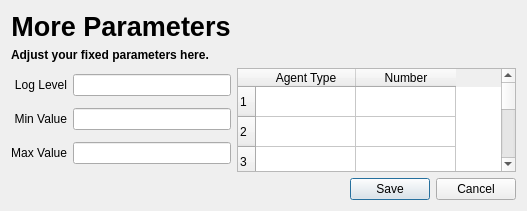
<?xml version="1.0" encoding="UTF-8"?>
<ui version="4.0">
 <class>Parameters</class>
 <widget class="QDialog" name="Parameters">
  <property name="geometry">
   <rect>
    <x>0</x>
    <y>0</y>
    <width>527</width>
    <height>211</height>
   </rect>
  </property>
  <property name="windowTitle">
   <string>Dialog</string>
  </property>
  <layout class="QGridLayout" name="gridLayout_2">
   <item row="3" column="0" colspan="2">
    <layout class="QGridLayout" name="gridLayout">
     <item row="1" column="1">
      <widget class="QLineEdit" name="seed"/>
     </item>
     <item row="2" column="1">
      <widget class="QLineEdit" name="permutations"/>
     </item>
     <item row="0" column="1">
      <widget class="QLineEdit" name="loglevel"/>
     </item>
     <item row="0" column="0">
      <widget class="QLabel" name="label">
       <property name="text">
        <string>Log Level</string>
       </property>
       <property name="alignment">
        <set>Qt::AlignRight|Qt::AlignTrailing|Qt::AlignVCenter</set>
       </property>
      </widget>
     </item>
     <item row="1" column="0">
      <widget class="QLabel" name="label_2">
       <property name="text">
        <string>Min Value</string>
       </property>
       <property name="alignment">
        <set>Qt::AlignRight|Qt::AlignTrailing|Qt::AlignVCenter</set>
       </property>
      </widget>
     </item>
     <item row="2" column="0">
      <widget class="QLabel" name="label_3">
       <property name="text">
        <string>Max Value</string>
       </property>
       <property name="alignment">
        <set>Qt::AlignRight|Qt::AlignTrailing|Qt::AlignVCenter</set>
       </property>
      </widget>
     </item>
    </layout>
   </item>
   <item row="1" column="0" colspan="2">
    <widget class="QLabel" name="label_8">
     <property name="font">
      <font>
       <weight>75</weight>
       <bold>true</bold>
      </font>
     </property>
     <property name="text">
      <string>Adjust your fixed parameters here.</string>
     </property>
    </widget>
   </item>
   <item row="0" column="0" colspan="2">
    <widget class="QLabel" name="label_7">
     <property name="font">
      <font>
       <pointsize>20</pointsize>
       <weight>75</weight>
       <bold>true</bold>
      </font>
     </property>
     <property name="text">
      <string>More Parameters</string>
     </property>
     <property name="alignment">
      <set>Qt::AlignCenter</set>
     </property>
    </widget>
   </item>
   <item row="3" column="2">
    <widget class="QTableWidget" name="tableWidget">
     <row>
      <property name="text">
       <string>1</string>
      </property>
     </row>
     <row>
      <property name="text">
       <string>2</string>
      </property>
     </row>
     <row>
      <property name="text">
       <string>3</string>
      </property>
     </row>
     <row>
      <property name="text">
       <string>4</string>
      </property>
     </row>
     <row>
      <property name="text">
       <string>5</string>
      </property>
     </row>
     <row>
      <property name="text">
       <string>6</string>
      </property>
     </row>
     <row>
      <property name="text">
       <string>7</string>
      </property>
     </row>
     <row>
      <property name="text">
       <string>8</string>
      </property>
     </row>
     <row>
      <property name="text">
       <string>10</string>
      </property>
     </row>
     <column>
      <property name="text">
       <string>Agent Type</string>
      </property>
     </column>
     <column>
      <property name="text">
       <string>Number</string>
      </property>
     </column>
    </widget>
   </item>
   <item row="4" column="2">
    <widget class="QDialogButtonBox" name="save">
     <property name="orientation">
      <enum>Qt::Horizontal</enum>
     </property>
     <property name="standardButtons">
      <set>QDialogButtonBox::Cancel|QDialogButtonBox::Save</set>
     </property>
     <property name="centerButtons">
      <bool>false</bool>
     </property>
    </widget>
   </item>
  </layout>
 </widget>
 <resources/>
 <connections>
  <connection>
   <sender>save</sender>
   <signal>rejected()</signal>
   <receiver>Parameters</receiver>
   <slot>reject()</slot>
   <hints>
    <hint type="sourcelabel">
     <x>316</x>
     <y>228</y>
    </hint>
    <hint type="destinationlabel">
     <x>15</x>
     <y>15</y>
    </hint>
   </hints>
  </connection>
  <connection>
   <sender>save</sender>
   <signal>accepted()</signal>
   <receiver>Parameters</receiver>
   <slot>accept()</slot>
   <hints>
    <hint type="sourcelabel">
     <x>248</x>
     <y>222</y>
    </hint>
    <hint type="destinationlabel">
     <x>15</x>
     <y>15</y>
    </hint>
   </hints>
  </connection>
 </connections>
</ui>
